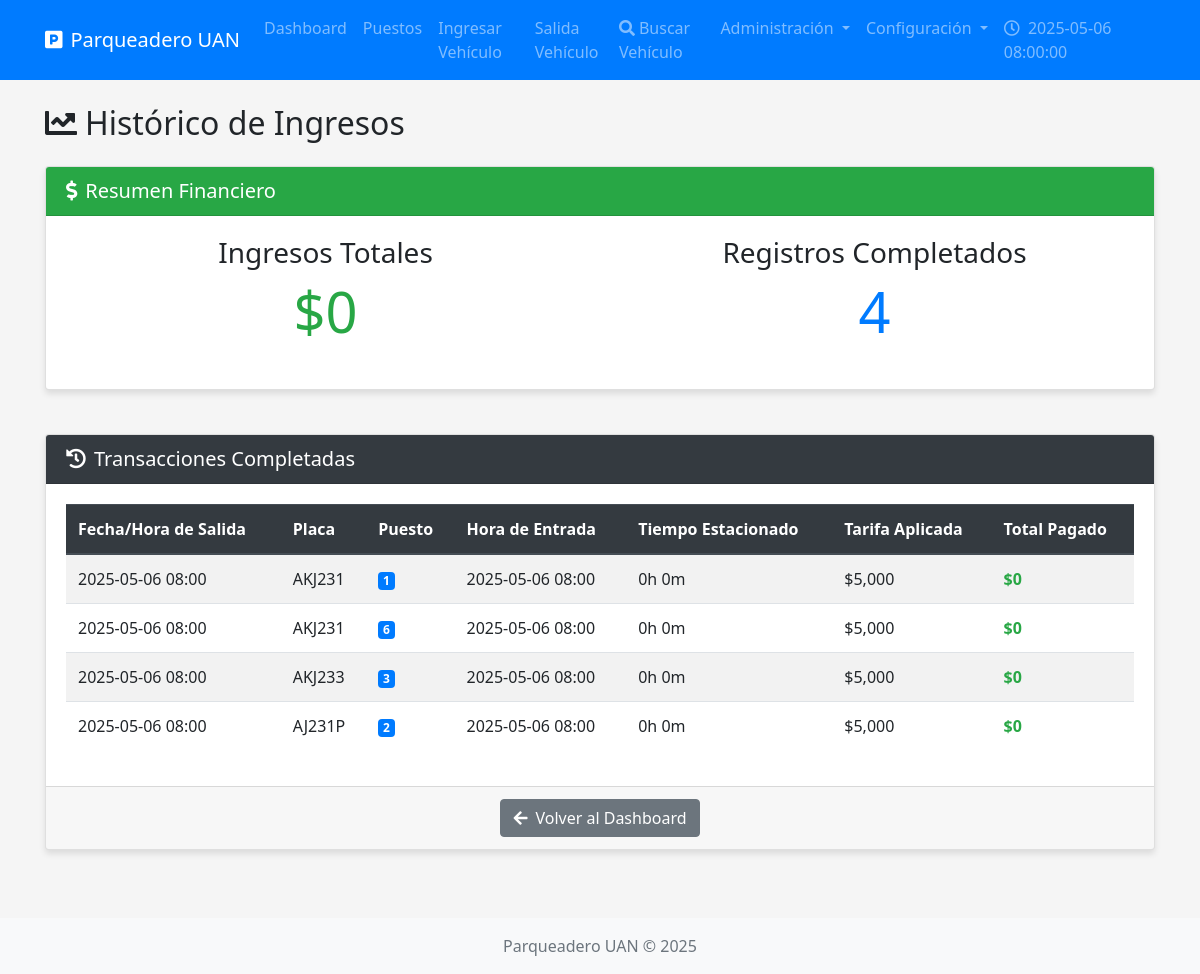
Before: /historico-ingresos with the older database file.
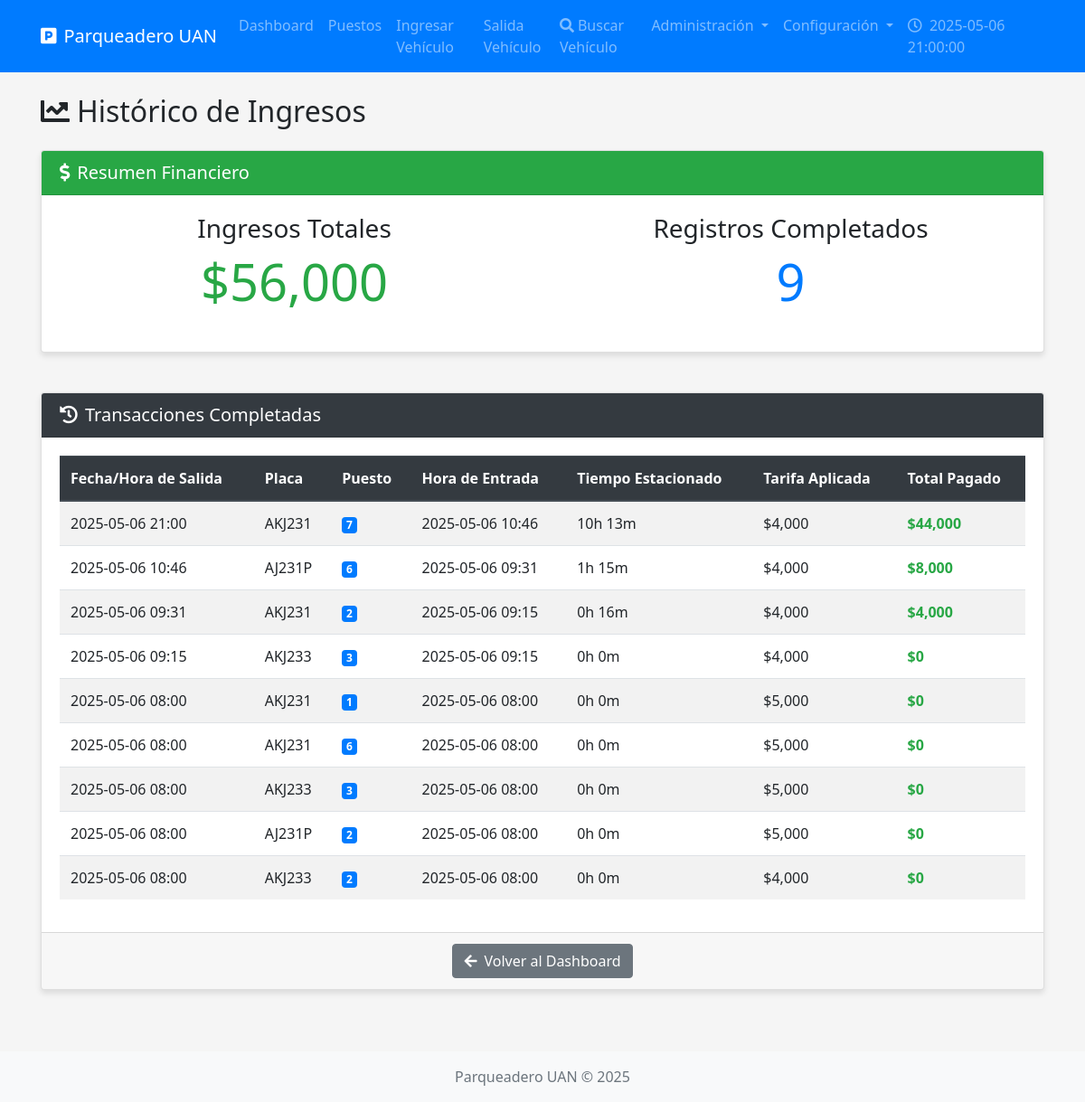
After: the same page with the newer database file.
### models.py (models this page shows, shortened)
class RegistroParqueo(Base):
    __tablename__ = "registro_parqueo"
    id_registro = Column(Integer, primary_key=True, autoincrement=True)
    placa = Column(String(10), ForeignKey("vehiculo.placa"), nullable=False)
    id_puesto = Column(Integer, ForeignKey("puesto.id_puesto"), nullable=False)
    hora_entrada = Column(DateTime, nullable=False)
    hora_salida = Column(DateTime, nullable=True)
    valor_tarifa_aplicada = Column(Float, nullable=False)
    total_pagado = Column(Float, nullable=True)
    id_tarifa = Column(Integer, ForeignKey("tarifa.id_tarifa"), nullable=False)
    puesto = relationship("Puesto", back_populates="registros")
    vehiculo = relationship("Vehiculo", back_populates="registros")
    tarifa = relationship("Tarifa", back_populates="registros")
    __table_args__ = (
        CheckConstraint('hora_entrada <= hora_salida OR hora_salida IS NULL', name='ck_horarios_parqueo'),
        CheckConstraint('time(hora_entrada) >= time("06:00:00") AND time(hora_entrada) <= time("21:00:00")', name='ck_hora_entrada'),
    )

### routes.py (the view)
@routes.route('/historico-ingresos')
@auth.login_required
def historico_ingresos():
    db = next(get_db())
    config = db.query(ConfiguracionParqueadero).first()
    registros_completados = db.query(RegistroParqueo).filter(
        RegistroParqueo.hora_salida != None,
        RegistroParqueo.total_pagado != None
    ).order_by(RegistroParqueo.hora_salida.desc()).all()
    ingresos_totales = db.query(func.sum(RegistroParqueo.total_pagado)).scalar() or 0
    return render_template(
        'historico_ingresos.html',
        registros=registros_completados,
        ingresos_totales=ingresos_totales,
        config=config,
        hora_actual=config.hora_actual.strftime('%Y-%m-%d %H:%M:%S')
    )

### models.py (called while the page is built)
def get_db():
    db = SessionLocal()
    try:
        yield db
    finally:
        db.close()

### templates/historico_ingresos.html (shortened to what this page needs)
{% extends 'base.html' %}
{% block content %}
<h2 class="mb-4"><i class="fas fa-chart-line mr-2"></i>Histórico de Ingresos</h2>
<div class="row mb-4">
    <div class="col-md-12">
        <div class="card">
            <div class="card-header bg-success text-white">
                <h5 class="mb-0"><i class="fas fa-dollar-sign mr-2"></i>Resumen Financiero</h5>
            </div>
            <div class="card-body">
                <div class="row">
                    <div class="col-md-6 text-center mb-3">
                        <h3>Ingresos Totales</h3>
                        <h2 class="display-4 text-success">${{ "{:,.0f}".format(ingresos_totales) }}</h2>
                    </div>
                    <div class="col-md-6 text-center mb-3">
                        <h3>Registros Completados</h3>
                        <h2 class="display-4 text-primary">{{ registros|length }}</h2>
                    </div>
                </div>
            </div>
        </div>
    </div>
</div>
<div class="card">
    <div class="card-header bg-dark text-white">
        <h5 class="mb-0"><i class="fas fa-history mr-2"></i>Transacciones Completadas</h5>
    </div>
    <div class="card-body">
        {% if registros %}
        <div class="table-responsive">
            <table class="table table-striped table-hover">
                <thead class="thead-dark">
                    <tr>
                        <th>Fecha/Hora de Salida</th>
                        <th>Placa</th>
                        <th>Puesto</th>
                        <th>Hora de Entrada</th>
                        <th>Tiempo Estacionado</th>
                        <th>Tarifa Aplicada</th>
                        <th>Total Pagado</th>
                    </tr>
                </thead>
                <tbody>
                    {% for registro in registros %}
                    <tr>
                        <td>{{ registro.hora_salida.strftime('%Y-%m-%d %H:%M') }}</td>
                        <td>{{ registro.placa }}</td>
                        <td><span class="badge badge-primary">{{ registro.id_puesto }}</span></td>
                        <td>{{ registro.hora_entrada.strftime('%Y-%m-%d %H:%M') }}</td>
                        <td>
                            {% set tiempo_estancia = (registro.hora_salida - registro.hora_entrada).total_seconds() / 3600 %}
                            {% set horas = (tiempo_estancia | int) %}
                            {% set minutos = ((tiempo_estancia % 1) * 60) | int %}
                            {{ horas }}h {{ minutos }}m
                        </td>
                        <td>${{ "{:,.0f}".format(registro.valor_tarifa_aplicada) }}</td>
                        <td class="text-success font-weight-bold">${{ "{:,.0f}".format(registro.total_pagado) }}</td>
                    </tr>
                    {% endfor %}
                </tbody>
            </table>
        </div>
        {% else %}
        <div class="alert alert-info">
            <i class="fas fa-info-circle mr-2"></i>No hay registros de transacciones completadas.
        </div>
        {% endif %}
    </div>
    <div class="card-footer text-center">
        <a href="{{ url_for('routes.dashboard') }}" class="btn btn-secondary">
            <i class="fas fa-arrow-left mr-2"></i>Volver al Dashboard
        </a>
    </div>
</div>
{% endblock %}

Changed rows visible on the page:
added RegistroParqueo: hora_salida "2025-05-06 21:00", placa "AKJ231", id_puesto "7", hora_entrada "2025-05-06 10:46", horas "10", minutos "13", valor_tarifa_aplicada "4,000", total_pagado "44,000"
added RegistroParqueo: hora_salida "2025-05-06 10:46", placa "AJ231P", id_puesto "6", hora_entrada "2025-05-06 09:31", horas "1", minutos "15", valor_tarifa_aplicada "4,000", total_pagado "8,000"
added RegistroParqueo: hora_salida "2025-05-06 09:31", placa "AKJ231", id_puesto "2", hora_entrada "2025-05-06 09:15", horas "0", minutos "16", valor_tarifa_aplicada "4,000", total_pagado "4,000"
added RegistroParqueo: hora_salida "2025-05-06 09:15", placa "AKJ233", id_puesto "3", hora_entrada "2025-05-06 09:15", horas "0", minutos "0", valor_tarifa_aplicada "4,000", total_pagado "0"
added RegistroParqueo: hora_salida "2025-05-06 08:00", placa "AKJ233", id_puesto "2", hora_entrada "2025-05-06 08:00", horas "0", minutos "0", valor_tarifa_aplicada "4,000", total_pagado "0"
Other visible differences:
{{ hora_actual }}: "2025-05-06 08:00:00" → "2025-05-06 21:00:00"
{{ "{:,.0f}".format(ingresos_totales) }}: "0" → "56,000"
{{ registros|length }}: "4" → "9"
